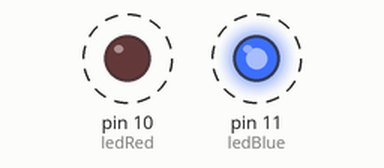
Simulated run of this sketch. Board: Arduino Uno, built with avr-gcc and run on an emulated ATmega328P. Shown: output pins drawn as LEDs (lit = HIGH). Dashed ring = blinking.

Above: at 0.05 s.
Timing chart, 0 to 3.0 s (numbered marks = the images above):
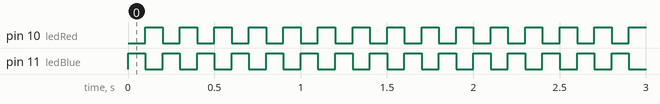

Measured:
- by itself, pin 10 (ledRed), pin 11 (ledBlue): alternates HIGH for 0.10 s and LOW for 0.10 s

The sketch:

PR1-LedBlink.ino
```cpp
// Project 1 - LED Blinking

int ledBlue = 11;
int ledRed = 10;

void setup()
{
  // put your setup code here, to run once:
  pinMode(ledBlue, OUTPUT);
  pinMode(ledRed, OUTPUT);

}

void loop()
{
  // put your main code here, to run repeatedly:
  digitalWrite(ledBlue, HIGH);
  digitalWrite(ledRed, LOW);
  delay(100);
  digitalWrite(ledBlue, LOW);
  digitalWrite(ledRed, HIGH);
  delay(100);
}
```
